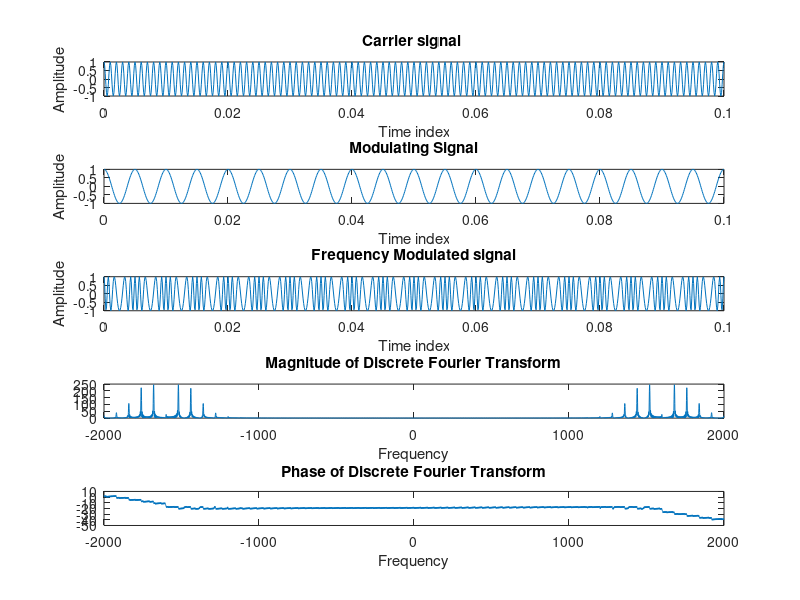

MATLAB code for this plot:
clear all;
close all;
Am=1;
kf=500; %Frequency Deviation
fc=1000; %Carrier Frequency
fm=200; %Modulating Frequency
m=kf*Am/fm; %Modulating Index
n=0:0.0001:.1; %Time index
c=cos(2*pi*fc*n); %Carrier Signal
M=cos(2*pi*fm*n); %Modulating Signal
subplot(511);
plot (n,c);
ylabel('Amplitude');
xlabel('Time index');
title('Carrier signal ');
subplot(512);
plot (n,M);
ylabel('Amplitude');
xlabel('Time index');
title('Modulating Signal');
y=cos(2*pi*fc*n+(m.*sin(2*pi*fm*n))); %Frequency Modulation
subplot(513);
plot (n,y);
ylabel('Amplitude');
xlabel('Time index');
title('Frequency Modulated signal');
Fs=4000;
N=4096;
df=Fs/N;
k=-Fs/2:df:Fs/2-df;
Y=(fft(y,N)); %Discrete Fourier Transform
subplot(514);
plot(k,abs(Y));
title('Magnitude of Discrete Fourier Transform');
xlabel('Frequency');
p = unwrap(angle(Y));
subplot(515);
plot(k,p);
title('Phase of Discrete Fourier Transform');
xlabel('Frequency');
